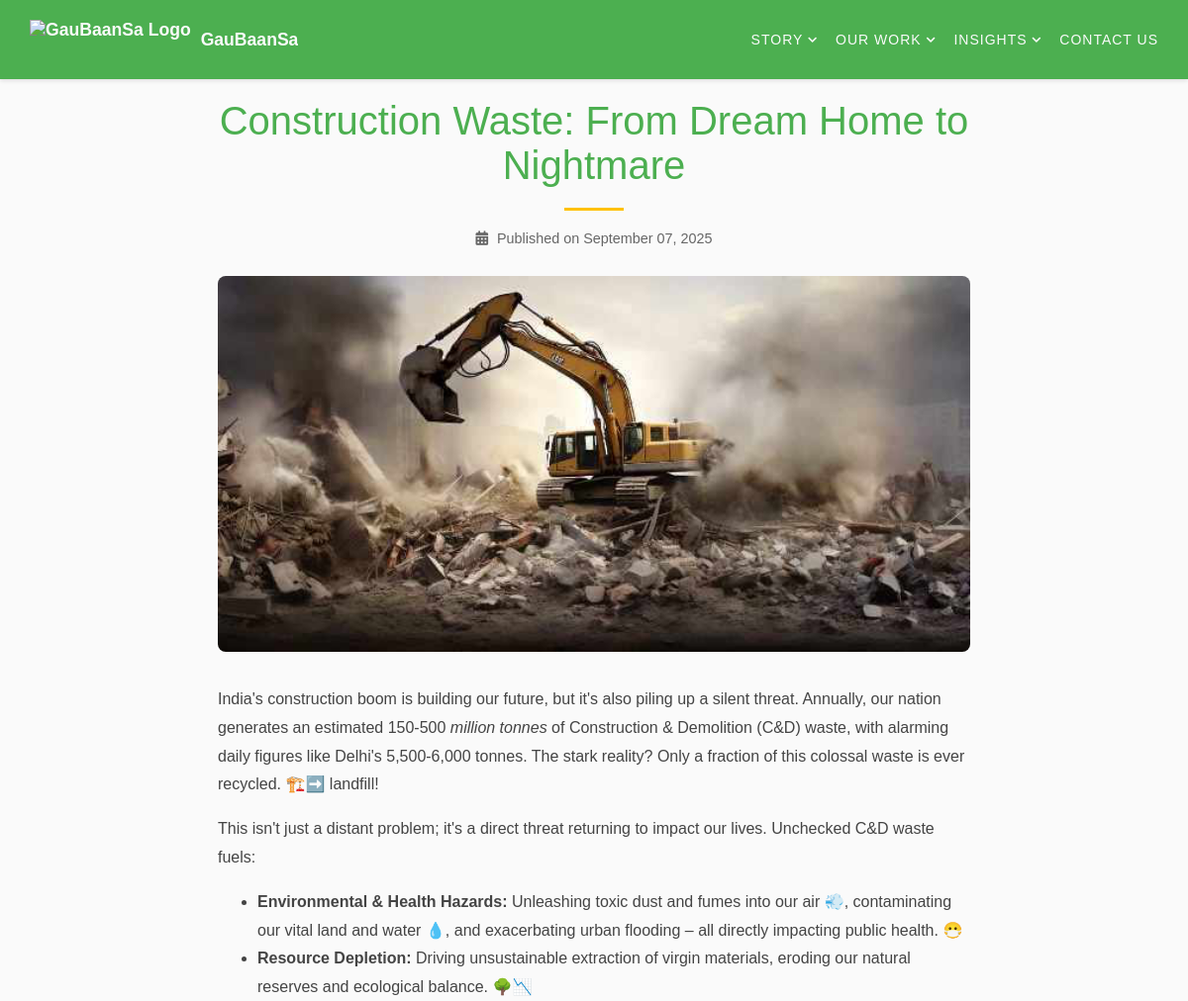
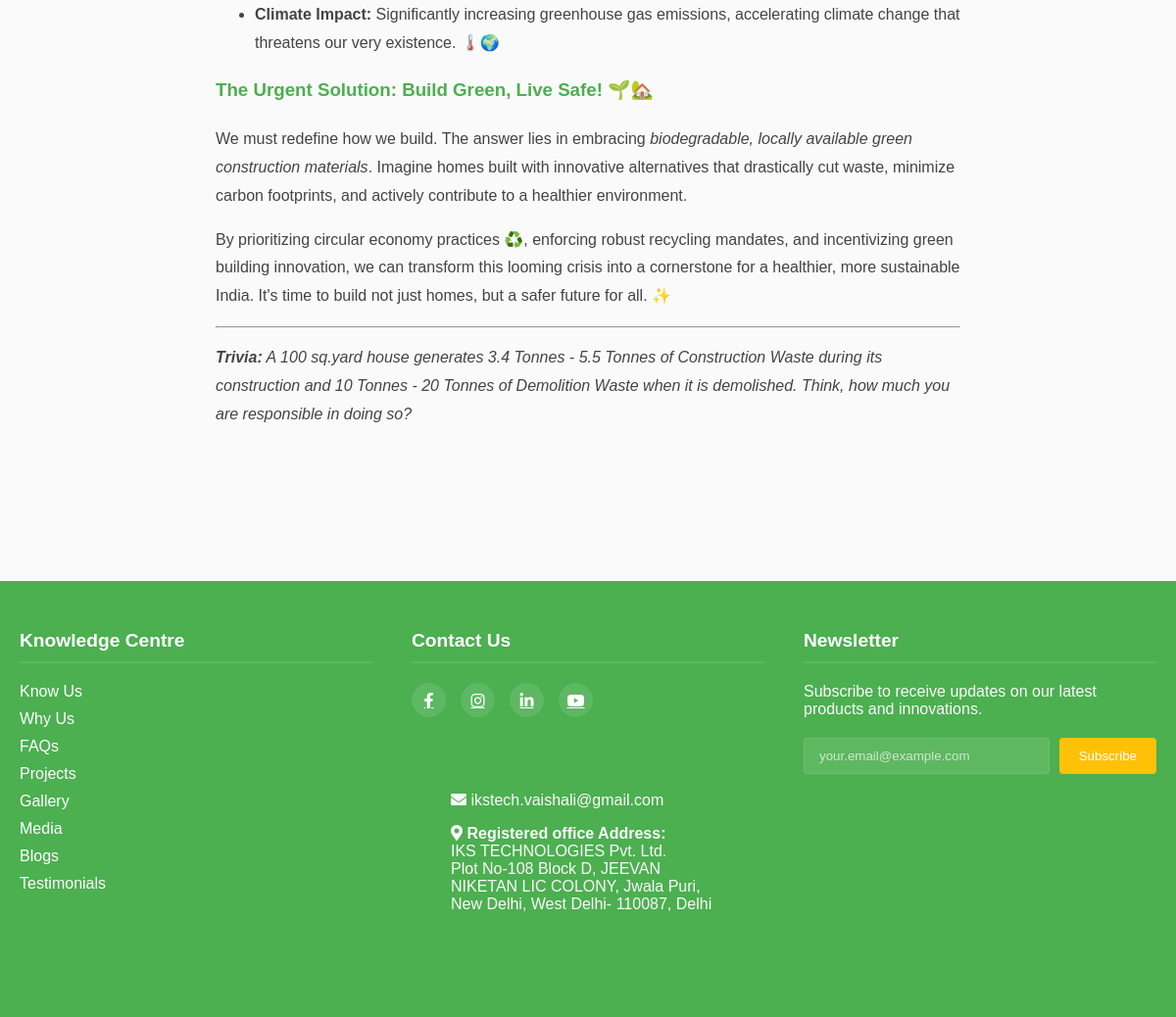
Page /blog/construction-waste-from-dream-home-to-nightmare on the committed database (2 pictures, top to bottom).
### app.py (models this page shows)
class Blog(db.Model):
    id = db.Column(db.Integer, primary_key=True)
    title = db.Column(db.String(200), nullable=False, unique=True)
    slug = db.Column(db.String(220), nullable=False, unique=True)
    content = db.Column(db.Text, nullable=False)
    image = db.Column(db.String(200), nullable=False)
    date_posted = db.Column(db.DateTime, nullable=False, default=datetime.utcnow)
    excerpt = db.Column(db.String(300), nullable=False)
    date_updated = db.Column(db.DateTime, nullable=False, default=datetime.utcnow, onupdate=datetime.utcnow)

### app.py (the view)
@app.route("/blog/<slug>")
def blog_post(slug):
    post = Blog.query.filter_by(slug=slug).first_or_404()
    return render_template("blog_post.html", title=post.title, post=post)

### app.py (called while the page is built)
@app.before_request
def handle_canonical_domain():
    if request.host == 'ikstech.co.in':
        new_url = request.url.replace('//ikstech.co.in', '//www.ikstech.co.in', 1)
        return redirect(new_url, code=301)

@app.context_processor
def inject_global_vars():
    return dict(
        cache_buster=int(time.time()),
        request=request,
        default_og_image=url_for('static', filename='images/logo.png', _external=True)
    )

### templates/blog_post.html (shortened to what this page needs)
{% extends "base.html" %}
{% block content %}
<div class="blog-post">
    <header class="post-header">
        <h1>{{ post.title }}</h1>
        <p class="blog-meta">
            <i class="fas fa-calendar-alt"></i> Published on {{ post.date_posted.strftime('%B %d, %Y') }}
        </p>
    </header>
    <div class="post-image">
        <img src="{{ url_for('static', filename=post.image) }}" alt="{{ post.title }}">
    </div>
    <div class="post-content">
        {{ post.content|safe }}
    </div>
</div>
{% endblock %}

### static/css/style.css (style rules this page uses)
html { box-sizing: border-box; }
*, *:before, *:after { box-sizing: inherit; }
html { scroll-behavior: smooth; }
body { font-family: 'Montserrat', Arial, sans-serif; margin: 0; padding: 0; background-color: var(--white); color: var(--text-dark); }
h1, h2, h3 { color: var(--primary); margin: 0 0 var(--spacing-md); transition: all 0.3s ease; }
h1 { font-size: 2.5em; font-weight: 300; text-align: center; position: relative; animation: fadeInUp 1s ease-out; }
h1:after { content: ''; display: block; width: 60px; height: 3px; background: var(--secondary); margin: var(--spacing-md) auto; animation: fadeIn 1.5s ease-out 0.5s both; }
h3 { transition: color 0.3s ease, transform 0.3s ease; }
.blog-meta { color: #666; font-size: 0.9em; margin-bottom: 15px; }
.blog-meta i { margin-right: 5px; }
.blog-post { max-width: 800px; margin: 0 auto; padding: 0 20px 40px; }
.post-header { text-align: center; margin-bottom: 30px; }
.post-image { margin: 30px 0; }
.post-image img { width: 100%; height: auto; border-radius: 8px; }
.post-content { line-height: 1.8; color: #444; }

### static/css/components/_variables.css (style rules this page uses)
:root { --primary: #4CAF50; --secondary: #FFC107; --accent: #F1F8E9; --text-dark: #212121; --text-light: #757575; --white: #FAFAFA; --danger: #e74c3c; --spacing-sm: 10px; --spacing-md: 20px; --spacing-lg: 30px; --spacing-xl: 40px; --shadow-sm: 0 2px 4px rgba(0,0,0,0.1); --shadow-md: 0 4px 8px rgba(0,0,0,0.15); --shadow-lg: 0 8px 16px rgba(0,0,0,0.2); --transition: all 0.3s ease; }

### static/css/components/_base.css (style rules this page uses)
html { scroll-behavior: smooth; }
body { font-family: 'Montserrat', Arial, sans-serif; margin: 0; padding: 0; background-color: var(--white); color: var(--text-dark); }

### rows in the picture
Blog: title "Construction Waste: From Dream Home to Nightmare", date_posted "September 07, 2025", image (picture), content "India's construction boom is building our future, but it's also piling up a silent threat. Annually, our nation generates an estimated 150-500 million tonnes of Construction & Demolition (C&D) waste, with alarming daily figures like Delhi's 5,500-6,000 tonnes. The stark reality? Only a fraction of this colossal waste is ever recycled. 🏗️➡️ landfill! This isn't just a distant problem; it's a direct threat returning to impact our lives. Unchecked C&D waste fuels: Environmental & Health Hazards: Unleashing toxic dust and fumes into our air 💨, contaminating our vital land and water 💧, and exacerbating urban flooding – all directly impacting public health. 😷 Resource Depletion: Driving…"
